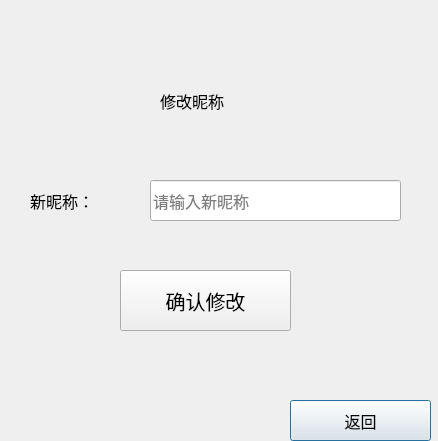
<?xml version="1.0" encoding="UTF-8"?>
<ui version="4.0">
 <class>ChangeName</class>
 <widget class="QDialog" name="ChangeName">
  <property name="geometry">
   <rect>
    <x>0</x>
    <y>0</y>
    <width>438</width>
    <height>441</height>
   </rect>
  </property>
  <property name="windowTitle">
   <string>昵称更改</string>
  </property>
  <widget class="QLabel" name="label">
   <property name="geometry">
    <rect>
     <x>160</x>
     <y>80</y>
     <width>191</width>
     <height>41</height>
    </rect>
   </property>
   <property name="font">
    <font>
     <pointsize>12</pointsize>
    </font>
   </property>
   <property name="text">
    <string>修改昵称</string>
   </property>
  </widget>
  <widget class="QPushButton" name="pushButton">
   <property name="geometry">
    <rect>
     <x>290</x>
     <y>400</y>
     <width>141</width>
     <height>41</height>
    </rect>
   </property>
   <property name="font">
    <font>
     <pointsize>12</pointsize>
    </font>
   </property>
   <property name="text">
    <string>返回</string>
   </property>
  </widget>
  <widget class="QPushButton" name="pushButton_2">
   <property name="geometry">
    <rect>
     <x>120</x>
     <y>270</y>
     <width>171</width>
     <height>61</height>
    </rect>
   </property>
   <property name="font">
    <font>
     <pointsize>15</pointsize>
    </font>
   </property>
   <property name="text">
    <string>确认修改</string>
   </property>
  </widget>
  <widget class="QLineEdit" name="lineEdit">
   <property name="geometry">
    <rect>
     <x>150</x>
     <y>180</y>
     <width>251</width>
     <height>41</height>
    </rect>
   </property>
   <property name="font">
    <font>
     <pointsize>12</pointsize>
    </font>
   </property>
   <property name="placeholderText">
    <string>请输入新昵称</string>
   </property>
  </widget>
  <widget class="QLabel" name="label_2">
   <property name="geometry">
    <rect>
     <x>30</x>
     <y>180</y>
     <width>121</width>
     <height>41</height>
    </rect>
   </property>
   <property name="font">
    <font>
     <pointsize>12</pointsize>
    </font>
   </property>
   <property name="text">
    <string>新昵称：</string>
   </property>
  </widget>
 </widget>
 <resources/>
 <connections/>
</ui>
